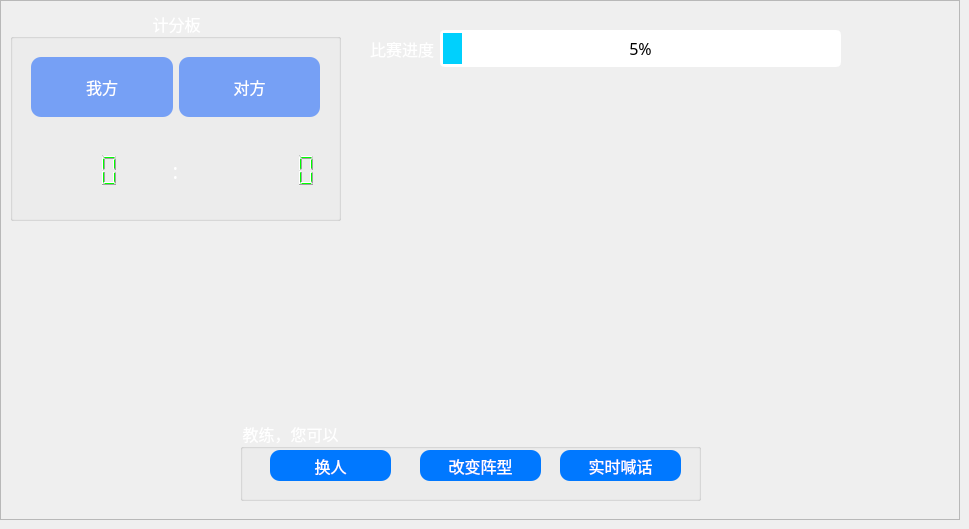
    <widget class="QWidget" name="page_14">
     <property name="styleSheet">
      <string notr="true">background-image:url(:/Image/Football_Match_background_image.png)</string>
     </property>
     <widget class="QFrame" name="frame">
      <property name="geometry">
       <rect>
        <x>0</x>
        <y>0</y>
        <width>960</width>
        <height>520</height>
       </rect>
      </property>
      <property name="styleSheet">
       <string notr="true">#frame{background-image: url(:/Image/match_background.jpg);}</string>
      </property>
      <property name="frameShape">
       <enum>QFrame::StyledPanel</enum>
      </property>
      <property name="frameShadow">
       <enum>QFrame::Raised</enum>
      </property>
      <widget class="QGroupBox" name="groupBox_10">
       <property name="geometry">
        <rect>
         <x>240</x>
         <y>420</y>
         <width>461</width>
         <height>81</height>
        </rect>
       </property>
       <property name="font">
        <font>
         <family>黑体</family>
         <pointsize>12</pointsize>
        </font>
       </property>
       <property name="styleSheet">
        <string notr="true">color: rgb(255, 255, 255);</string>
       </property>
       <property name="title">
        <string>教练，您可以</string>
       </property>
       <widget class="QPushButton" name="submissionBtn">
        <property name="geometry">
         <rect>
          <x>30</x>
          <y>30</y>
          <width>121</width>
          <height>31</height>
         </rect>
        </property>
        <property name="font">
         <font>
          <family>黑体</family>
          <pointsize>12</pointsize>
         </font>
        </property>
        <property name="styleSheet">
         <string notr="true">QPushButton { background-color: rgb(0, 120, 255); border-radius: 10px; color: rgb(255, 255, 255); } QPushButton:hover { background-color: rgb(46, 231, 253); }</string>
        </property>
        <property name="text">
         <string>换人</string>
        </property>
       </widget>
       <widget class="QPushButton" name="changeFormationBtn">
        <property name="geometry">
         <rect>
          <x>180</x>
          <y>30</y>
          <width>121</width>
          <height>31</height>
         </rect>
        </property>
        <property name="font">
         <font>
          <family>黑体</family>
          <pointsize>12</pointsize>
         </font>
        </property>
        <property name="styleSheet">
         <string notr="true">QPushButton { background-color: rgb(0, 120, 255); border-radius: 10px; color: rgb(255, 255, 255); } QPushButton:hover { background-color: rgb(46, 231, 253); }</string>
        </property>
        <property name="text">
         <string>改变阵型</string>
        </property>
       </widget>
       <widget class="QPushButton" name="currentCommandBtn">
        <property name="geometry">
         <rect>
          <x>320</x>
          <y>30</y>
          <width>121</width>
          <height>31</height>
         </rect>
        </property>
        <property name="font">
         <font>
          <family>黑体</family>
          <pointsize>12</pointsize>
         </font>
        </property>
        <property name="styleSheet">
         <string notr="true">QPushButton { background-color: rgb(0, 120, 255); border-radius: 10px; color: rgb(255, 255, 255); } QPushButton:hover { background-color: rgb(46, 231, 253); }</string>
        </property>
        <property name="text">
         <string>实时喊话</string>
        </property>
       </widget>
      </widget>
      <widget class="QGroupBox" name="groupBox_11">
       <property name="geometry">
        <rect>
         <x>10</x>
         <y>10</y>
         <width>331</width>
         <height>211</height>
        </rect>
       </property>
       <property name="font">
        <font>
         <family>黑体</family>
         <pointsize>12</pointsize>
        </font>
       </property>
       <property name="styleSheet">
        <string notr="true">color: rgb(255, 255, 255);</string>
       </property>
       <property name="title">
        <string>计分板</string>
       </property>
       <property name="alignment">
        <set>Qt::AlignCenter</set>
       </property>
       <layout class="QVBoxLayout" name="verticalLayout_27">
        <item>
         <widget class="QWidget" name="widget_42" native="true">
          <layout class="QHBoxLayout" name="horizontalLayout_20">
           <item>
            <widget class="QLabel" name="label_24">
             <property name="font">
              <font>
               <family>黑体</family>
               <pointsize>12</pointsize>
              </font>
             </property>
             <property name="styleSheet">
              <string notr="true">color: rgb(255, 255, 255);
background-color: rgba(0, 85, 255,0.5);
border-radius: 10px;</string>
             </property>
             <property name="text">
              <string>我方</string>
             </property>
             <property name="alignment">
              <set>Qt::AlignCenter</set>
             </property>
            </widget>
           </item>
           <item>
            <widget class="QLabel" name="label_25">
             <property name="font">
              <font>
               <family>黑体</family>
               <pointsize>12</pointsize>
              </font>
             </property>
             <property name="styleSheet">
              <string notr="true">color: rgb(255, 255, 255);
background-color: rgba(0, 85, 255,0.5);
border-radius: 10px;</string>
             </property>
             <property name="text">
              <string>对方</string>
             </property>
             <property name="alignment">
              <set>Qt::AlignCenter</set>
             </property>
            </widget>
           </item>
          </layout>
         </widget>
        </item>
        <item>
         <widget class="QWidget" name="widget_40" native="true">
          <layout class="QHBoxLayout" name="horizontalLayout_19">
           <item>
            <widget class="QLCDNumber" name="lcdNumber">
             <property name="styleSheet">
              <string notr="true">color: rgb(0, 255, 0);</string>
             </property>
             <property name="frameShape">
              <enum>QFrame::NoFrame</enum>
             </property>
            </widget>
           </item>
           <item>
            <widget class="QLabel" name="label_22">
             <property name="font">
              <font>
               <family>方正粗黑宋简体</family>
               <pointsize>16</pointsize>
              </font>
             </property>
             <property name="styleSheet">
              <string notr="true">color: rgb(255, 255, 255);</string>
             </property>
             <property name="text">
              <string>:</string>
             </property>
             <property name="alignment">
              <set>Qt::AlignCenter</set>
             </property>
            </widget>
           </item>
           <item>
            <widget class="QLCDNumber" name="lcdNumber_2">
             <property name="styleSheet">
              <string notr="true">color: rgb(0, 255, 0);</string>
             </property>
             <property name="frameShape">
              <enum>QFrame::NoFrame</enum>
             </property>
            </widget>
           </item>
          </layout>
         </widget>
        </item>
       </layout>
      </widget>
      <widget class="QWidget" name="widget_38" native="true">
       <property name="geometry">
        <rect>
         <x>370</x>
         <y>20</y>
         <width>471</width>
         <height>57</height>
        </rect>
       </property>
       <layout class="QHBoxLayout" name="horizontalLayout_17">
        <item>
         <widget class="QLabel" name="label_19">
          <property name="font">
           <font>
            <family>黑体</family>
            <pointsize>12</pointsize>
           </font>
          </property>
          <property name="styleSheet">
           <string notr="true">color: rgb(255, 255, 255);</string>
          </property>
          <property name="text">
           <string>比赛进度</string>
          </property>
          <property name="alignment">
           <set>Qt::AlignRight|Qt::AlignTrailing|Qt::AlignVCenter</set>
          </property>
         </widget>
        </item>
        <item>
         <widget class="QProgressBar" name="progressBar">
          <property name="font">
           <font>
            <family>黑体</family>
            <pointsize>12</pointsize>
           </font>
          </property>
          <property name="autoFillBackground">
           <bool>false</bool>
          </property>
          <property name="styleSheet">
           <string notr="true">QProgressBar {   border: 2px solid grey;   border-radius: 5px;   background-color: #FFFFFF;}QProgressBar::chunk {   background-color: #00d0fd;   width: 0.5px;}QProgressBar {   border: 3px solid white;   border-radius: 5px;   text-align: center;}</string>
          </property>
          <property name="value">
           <number>5</number>
          </property>
          <property name="alignment">
           <set>Qt::AlignCenter</set>
          </property>
          <property name="textVisible">
           <bool>true</bool>
          </property>
         </widget>
        </item>
       </layout>
      </widget>
     </widget>
    </widget>
